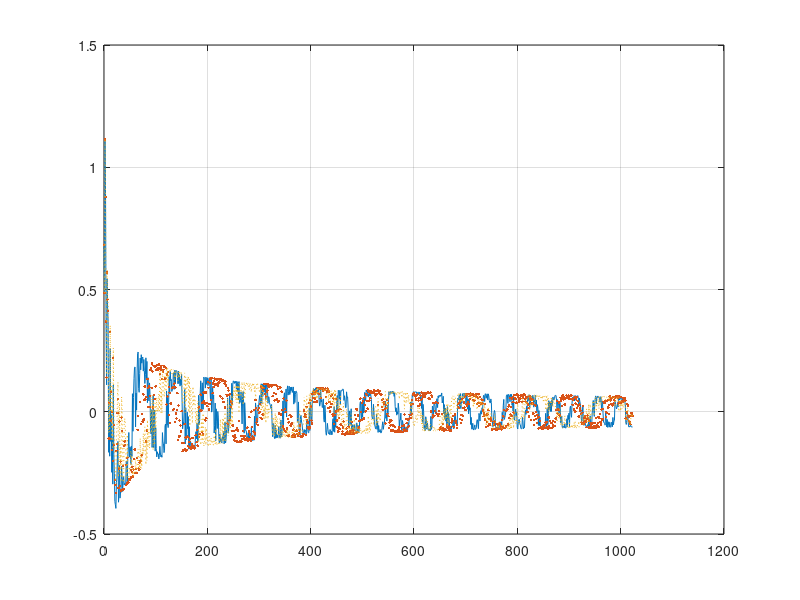

Recreate this plot in MATLAB.
clear all
A=2;
T=200;
n1=5;
n2=10;
n3=20;
dt=1;
K=1023;
k=linspace(0,K,1023);
ksi=rand(size(k))*pi/2;
z=(2*pi)*dt/T;
a1=(k+1).^(1/n1);
a2=(k+1).^(1/n2);
a3=(k+1).^(1/n3);
b=(k+1).^(1/2);
X=A./b;
Y1=cos((k.*z.*a1)+ksi);
Y2=cos((k.*z.*a2)+ksi);
Y3=cos((k.*z.*a3)+ksi);
Z1=X.*Y1;
Z2=X.*Y2;
Z3=X.*Y3;
plot(k,Z1,k,Z2,'.',k,Z3,':')
grid on